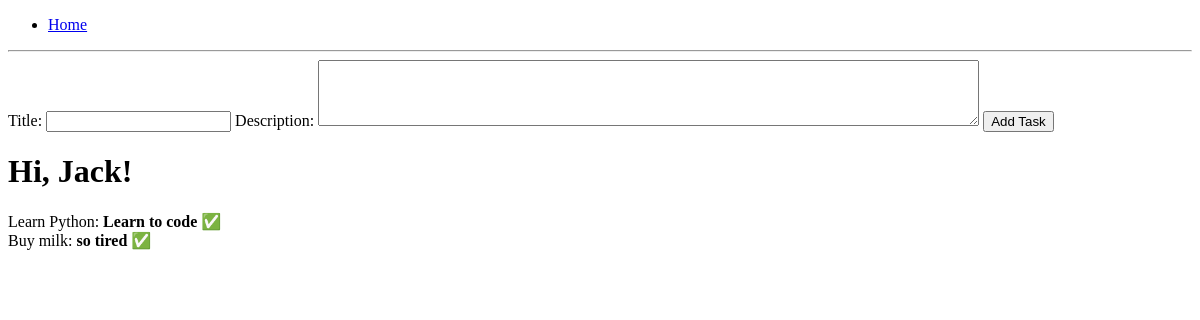
Before: / with the older database file.
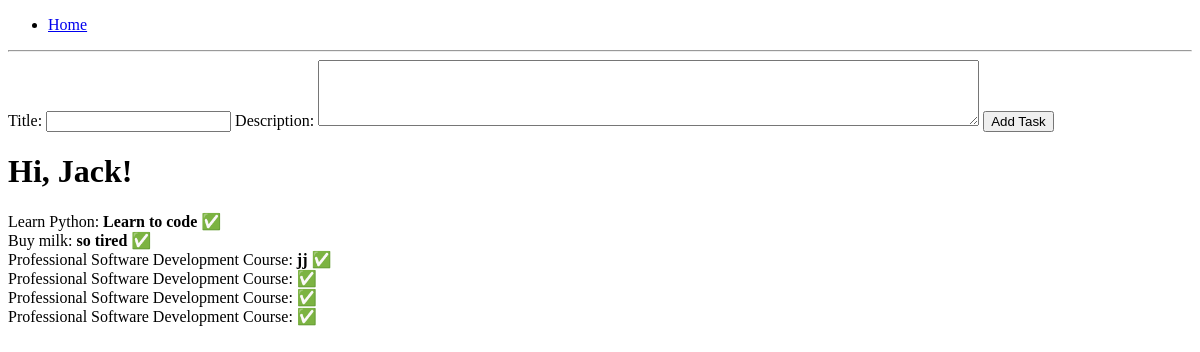
After: the same page with the newer database file.
### app/models.py (models this page shows, shortened)
class User(db.Model):
    id = db.Column(db.Integer, primary_key=True)
    username = db.Column(db.String(64))
    tasks = db.relationship("Task", backref="user", lazy="dynamic")

class Task(db.Model):
    id = db.Column(db.Integer, primary_key=True)
    title = db.Column(db.String(140))
    description = db.Column(db.Text())
    done = db.Column(db.Boolean, default=False)
    user_id = db.Column(db.Integer, db.ForeignKey("user.id"))

### app/routes.py (the view)
@app.route('/')
def index():
    user = User.query.get(1)
    tasks = user.tasks
    return render_template('index.html', title='Home', user=user, tasks=tasks)

### app/templates/index.html
{% extends "base.html" %}
{% block content %}
    <form action="/tasks" method="POST">
      <label for="title">Title:</label>
      <input type="text" name="title" id="title" />
      <label for="description">Description:</label>
      <textarea name="description" id="description" rows="4" cols="80"></textarea>
      <input type="submit" value="Add Task">
    </form>
    <h1>Hi, {{ user.username }}!</h1>
    {% for task in tasks %}
    <div>
      {{ task.title }}: <b>{{ task.description }}</b>
        {% if task.done %}
        <span> &#9989;</span>
        {% else %}
        <span>
          <form style="display:inline" action="/tasks/{{task.id}}" method="POST">
            <input type="submit" value="Mark as complete">
          </form>
        </span>
        {% endif %}
    </div>
    {% endfor %}
{% endblock %}

### app/templates/base.html (shortened to what this page needs)
<!DOCTYPE html>
<html lang="en">
<head>
</head>
<body>
   <nav>
       <ul>
           <li>
               <a href="/">Home</a>
           </li>
       </ul>
   </nav>
   <hr>
   {% block content %}{% endblock %}
</body>
</html>

Changed rows visible on the page:
added Task: title "Professional Software Development Course", description "jj"
added Task: title "Professional Software Development Course"
added Task: title "Professional Software Development Course"
added Task: title "Professional Software Development Course"
